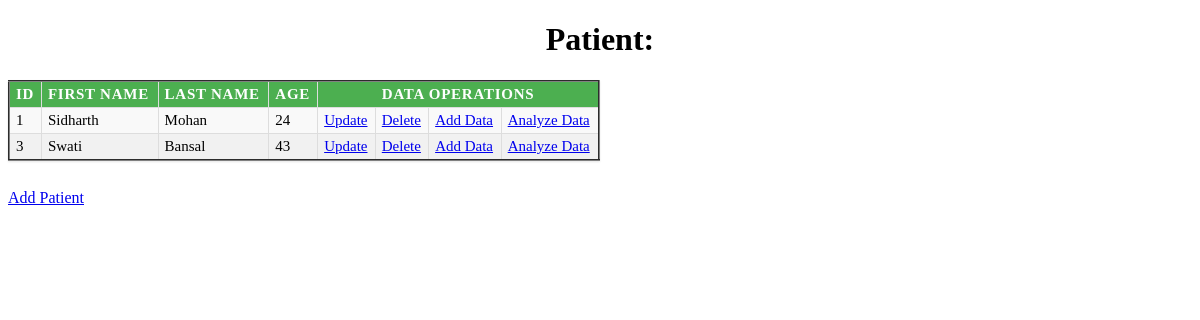
The page / on the database its author committed.
### clinicalsApp/models.py (models this page shows)
class Patient(models.Model):
    lastName=models.CharField(max_length=20)
    firstName=models.CharField(max_length=20)
    age=models.IntegerField()

### clinicalsApp/views.py (the view)
# urls.py: path('',views.PatientListView.as_view(),name='index'),
class PatientListView(ListView):
    model= Patient

### templates/clinicalsApp/patient_list.html (shortened to what this page needs)
<!DOCTYPE html>
{% load static %}
<html lang="en">
<head>
    <link rel="stylesheet" href="{% static "css/clinicals.css" %}"/>
</head>
<body>
<h1>Patient:</h1>
<table border="2">
    <thead>
    <th>Id</th>
    <th>First Name</th>
    <th>Last Name</th>
    <th>Age</th>
    <th colspan="4" style="text-align: center;">Data Operations</th>
    </thead>
    {% for patient in patient_list%}
    <tr>
        <td>{{patient.id}}</td>
        <td>{{patient.firstName}}</td>
        <td>{{patient.lastName}}</td>
        <td>{{patient.age}}</td>
        <td><a href="/update/{{patient.id}}">Update</a></td>
        <td><a href="/delete/{{patient.id}}">Delete</a></td>
        <td><a href="/addData/{{patient.id}}">Add Data</a></td>
        <td><a href="/analyze/{{patient.id}}">Analyze Data</a></td>
    </tr>
    {%endfor%}
</table>
<br>
<a href="create/">Add Patient</a>
</body>
</html>

### static/css/clinicals.css (style rules this page uses)
h1, h2, h3, h4, h5, h6 { text-align: center; }
table { width: 50%; border-collapse: collapse; margin: 10px 0; font-size: 15px; text-align: left; box-shadow: 0 1px 2px rgba(0,0,0,0.1); }
th, td { padding: 4px 6px; border: 1px solid #ddd; }
th { background-color: #4CAF50; color: white; text-transform: uppercase; letter-spacing: 0.05em; }
tr { background-color: #f9f9f9; }
tr:nth-child(even) { background-color: #f1f1f1; }
td { border-bottom: 1px solid #ddd; }

### rows shown on the page
Patient: id "1", firstName "Sidharth", lastName "Mohan", age "24"
Patient: id "3", firstName "Swati", lastName "Bansal", age "43"
